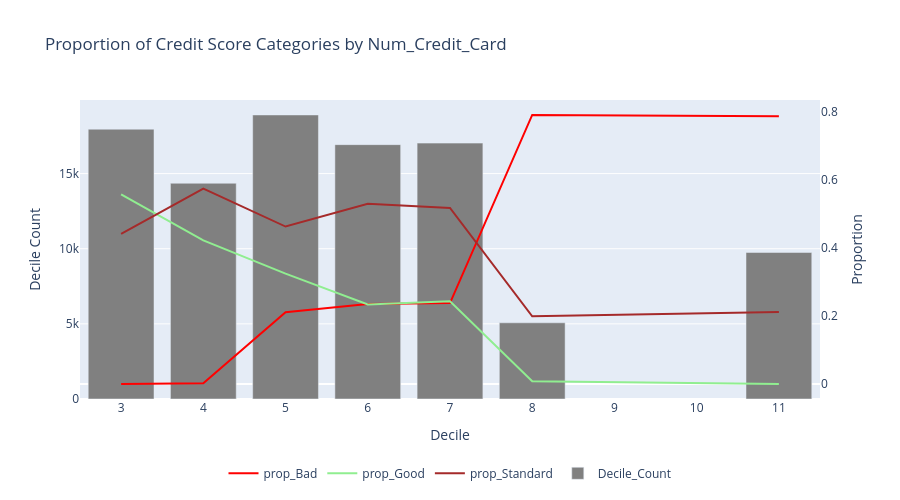

Notebook cell for this chart:
### Markdown cell above
Porporción de Buenos: aunque se observa una relación positiva entre los ingresos netos y la proporción de buenos, se observa un
cambio abrupto entre los deciles 6 y 7, al pasar de una proporción de buenos de 41% a 15%,
lo cual no es razonable.

Proporción de standard: aunque sí existe una tendencia negativa entre la proporción de Standard y los ingresos
hay cambios irregulares que son poco razonables.

Proporción de malos: de manera similar, la proporción de malos y los ingresos tienen una relación inversa, sin embargo, 
hay cambios irregulares abruptos.

### Code cell
chart_types = {
    "prop_Good":"line",
    "prop_Standard":"line",
    "prop_Bad": "line",  
    "Decile_Count": "bar"    
}

fig = plot_interactive_chart(
    df=deciles_summary,  
    y_columns=["prop_Bad", "prop_Good", "prop_Standard", "Decile_Count"],  
    x_column="Decile_Max",  
    chart_types=chart_types, 
    title=f"Proportion of Credit Score Categories by {continuous_variable}",
    x_title="Decile",
    y_title="Decile Count",  
    y2_title="Proportion",   
    secondary_y=["prop_Bad", "prop_Good", "prop_Standard"],  
    width=900,
    height=500,
    custom_colors={"prop_Bad": "red", "prop_Good":"lightgreen",
    "prop_Standard":"brown", "Decile_Count": "gray"}  
)

fig.show()

### Figure 1 — Plotly figure (JSON) as saved in the notebook; plotly's stock layout.template omitted (floating-point values rounded to 4 significant figures)
{"data": [{"line": {"color": "red"}, "mode": "lines", "name": "prop_Bad", "type": "scatter", "x": [3, 4, 5, 6, 7, 8, 11], "y": [0, 0.00202, 0.2114, 0.2354, 0.2382, 0.792, 0.7879], "yaxis": "y2"}, {"line": {"color": "lightgreen"}, "mode": "lines", "name": "prop_Good", "type": "scatter", "x": [3, 4, 5, 6, 7, 8, 11], "y": [0.5579, 0.4228, 0.325, 0.234, 0.2435, 0.008478, 0], "yaxis": "y2"}, {"line": {"color": "brown"}, "mode": "lines", "name": "prop_Standard", "type": "scatter", "x": [3, 4, 5, 6, 7, 8, 11], "y": [0.4421, 0.5751, 0.4636, 0.5306, 0.5183, 0.1995, 0.2121], "yaxis": "y2"}, {"marker": {"color": "gray"}, "name": "Decile_Count", "type": "bar", "x": [3, 4, 5, 6, 7, 8, 11], "y": [17957, 14358, 18904, 16929, 17029, 5072, 9751], "yaxis": "y"}], "layout": {"height": 500, "legend": {"orientation": "h", "x": 0.5, "xanchor": "center", "y": -0.2, "yanchor": "top"}, "title": {"text": "Proportion of Credit Score Categories by Num_Credit_Card"}, "width": 900, "xaxis": {"title": {"text": "Decile"}}, "yaxis": {"title": {"text": "Decile Count"}}, "yaxis2": {"overlaying": "y", "showgrid": false, "side": "right", "title": {"text": "Proportion"}}}}
